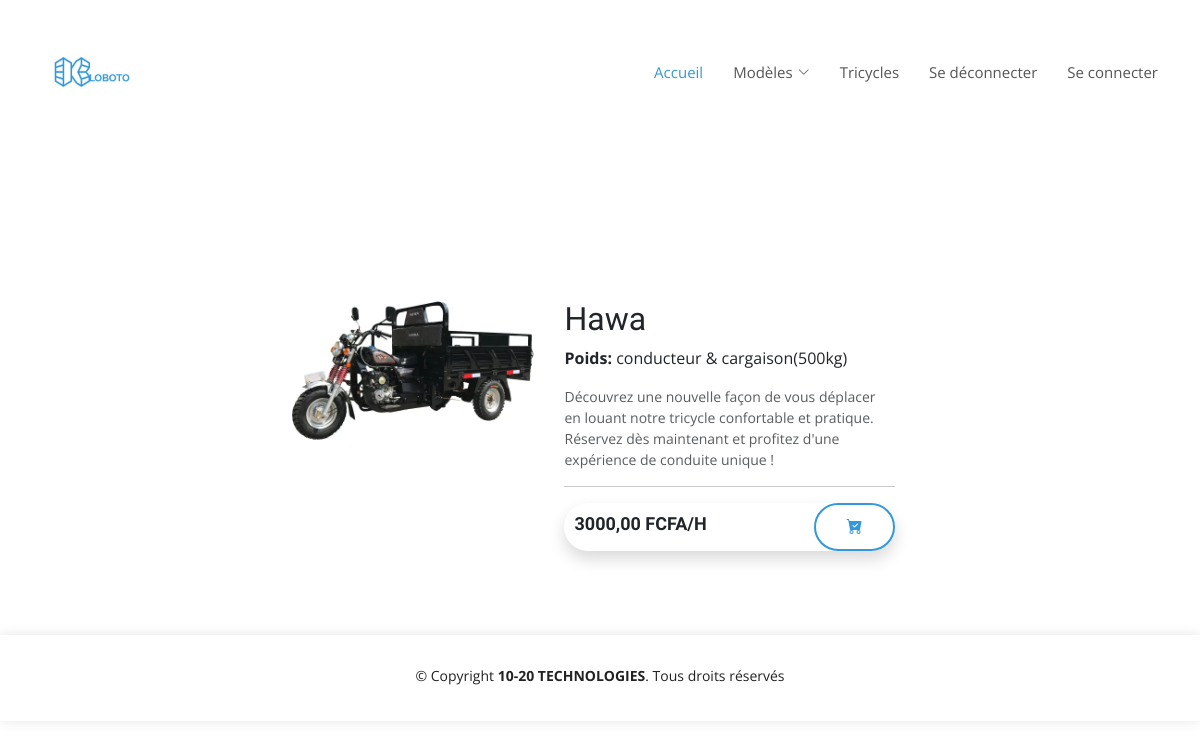
The page /Tricycle1/ on the database its author committed.
### Tricycleapp/models.py (models this page shows, shortened)
class Tricycle(models.Model):
    modele = models.ForeignKey(Modele, on_delete=models.CASCADE)
    name = models.CharField(max_length=120)
    price = models.DecimalField(max_digits=19, decimal_places=2, default=2000.00)
    weight = models.CharField(max_length=120)
    image = models.FileField(upload_to='uploads/')

### Tricycleapp/views.py (the view)
# urls.py: path('<int:pk>/', views.TricycleDetail.as_view(), name='detail'),
class TricycleDetail(DetailView):
    template_name = 'Tricycle/detail.html'
    modeles = Modele.objects.all()
    def get(self, request, *args, **kwargs):
        tricycle = Tricycle.objects.get(pk=self.kwargs['pk'])
        return render(request, self.template_name, {'modeles': self.modeles, 'tricycle': tricycle})

### templates/Tricycle/detail.html (shortened to what this page needs)
{% extends 'base.html' %}
{% load static %}
{% block content %}
<br><br><br><br><br><br><br><br><br>
<div class="row mx-3">
    <div class="row-cols-1 offset-md-1 card shadow-custom border-0 col-md-9 mx-auto">
        <div class="row justify-content-center">
            <div class="col-12 col-md-4 portfolio-item filter-app">
                <div class="portfolio-wrap">
                    <div class="image-container">
                        <img src="{% static 'assets/img/'|add:tricycle.image.url %}" class="img-fluid" alt="">
                    </div>
                </div>
            </div>
            <div class="row-cols-1 col-md-6 col-xxl-4 col-lg-5 col-xl-5">
                <div class="top">
                    <h2 class="mt-4 font-weight-bold text-grey"> {{ tricycle.name }} {{ tricycle.marque }} </h2>
                    <div>
                        <span class="font-weight-bold text-grey">  <strong>Poids:</strong> {{ tricycle.weight }}</span>
                    </div>
                </div>
                <div class="mt-3 form-text">Découvrez une nouvelle façon de vous déplacer en louant notre tricycle confortable et pratique. Réservez dès maintenant et profitez d'une expérience de conduite unique !</div>
                <hr>
                <div class="mb-4">
                    <form class="rounded-pill shadow">
                        <div class="row align-items-center">
                            <div class="col">
                                <span class="input-group add-to-cart shadow-custom">
                                    <div class="input-group-prepend">
                                        <h6 class="price pushed-right" data-aos="fade-up">  {{ tricycle.price }} FCFA/H</h6>
                                    </div>
                                </span>
                            </div>
                            <div class="col-auto">
                                <a href="" class="text-decoration-none" id="cart-button">
                                    <button class="btn" data-toggle="tooltip" data-placement="top" title="Reserver un essai">
                                        <i class="bi bi-cart-check-fill text-light"></i>
                                    </button>
                                </a>
                            </div>
                        </div>
                    </form>
                </div>
            </div>
        </div>
    </div>
</div>
{% endblock content %}

### static/assets/css/style.css (style rules this page uses)
body { font-family: "Open Sans", sans-serif; color: #444444; }
a { color: #3498db; text-decoration: none; }
h1, h2, h3, h4, h5, h6 { font-family: "Raleway", sans-serif; }

### templates/Tricycle/detail.html (style rules this page uses)
.btn { font-family: "Raleway", sans-serif; font-weight: 500; font-size: 16px; letter-spacing: 1px; display: inline-block; padding: 10px 30px; border-radius: 50px; transition: 0.5s; color: #3498db; border: 2px solid #3498db; }
.btn i.bi-cart-check-fill { color: #3498db !important; }
.image-container { position: relative; }
.price { font-size: 18px; width: 150px; font-weight: bold; }
.pushed-right { margin-left: 10px; }

### rows shown on the page
Tricycle: image (picture), name "Hawa", weight "conducteur & cargaison(500kg)", price "3000,00"
